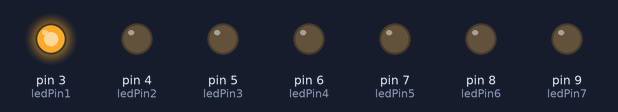
Bench run of a sketch on a simulated Arduino Uno, built with avr-gcc and run on an emulated ATmega328P. On the bench: output pins drawn as LEDs (lit = HIGH).

Above: at 0.2 s.
At 1.2 s:
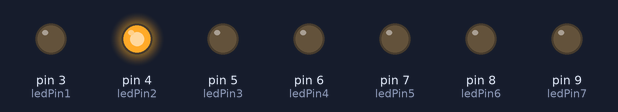
At 2.2 s:
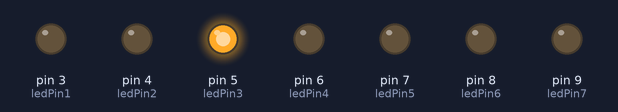
At 4.2 s:
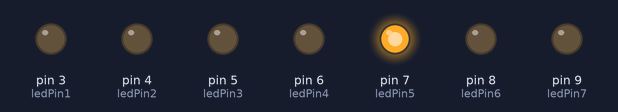
At 6.2 s:
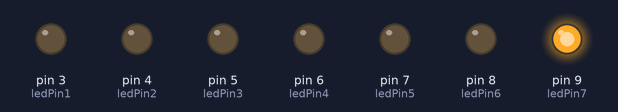
At 8.7 s:
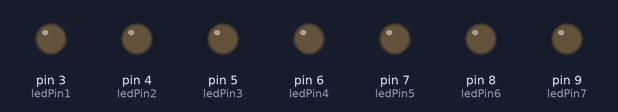
Timing chart, 0 to 9.1 s (numbered marks = the images above):
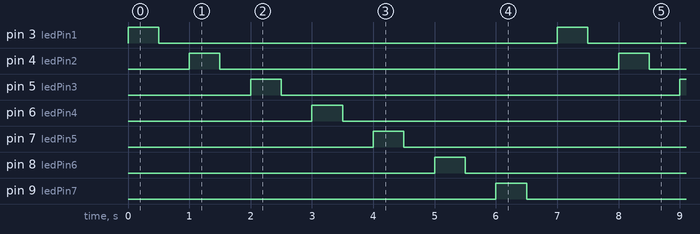

Measured:
- by itself, pin 3 (ledPin1), pin 4 (ledPin2), pin 5 (ledPin3), pin 6 (ledPin4), pin 7 (ledPin5), pin 8 (ledPin6), pin 9 (ledPin7): alternates HIGH for 0.50 s and LOW for 6.5 s
- by itself, everything shown: repeats every 7.0 s, in 14 steps

The sketch:

step2.ino
```cpp
int ledPin1 = 3;
int ledPin2 = 4;
int ledPin3 = 5;
int ledPin4 = 6;
int ledPin5 = 7;
int ledPin6 = 8;
int ledPin7 = 9;
int delayTime = 500;

void setup() {

  pinMode(ledPin1, OUTPUT);
  digitalWrite(ledPin1, LOW);

  pinMode(ledPin2, OUTPUT);
  digitalWrite(ledPin2, LOW);

  pinMode(ledPin3, OUTPUT);
  digitalWrite(ledPin3, LOW);

  pinMode(ledPin4, OUTPUT);
  digitalWrite(ledPin4, LOW);

  pinMode(ledPin5, OUTPUT);
  digitalWrite(ledPin5, LOW);

  pinMode(ledPin6, OUTPUT);
  digitalWrite(ledPin6, LOW);

  pinMode(ledPin7, OUTPUT);
  digitalWrite(ledPin7, LOW);

}

void loop() {

  digitalWrite(ledPin1, HIGH);
  delay(delayTime);
  digitalWrite(ledPin1, LOW);
  delay(delayTime);

  digitalWrite(ledPin2, HIGH);
  delay(delayTime);
  digitalWrite(ledPin2, LOW);
  delay(delayTime);

  digitalWrite(ledPin3, HIGH);
  delay(delayTime);
  digitalWrite(ledPin3, LOW);
  delay(delayTime);

  digitalWrite(ledPin4, HIGH);
  delay(delayTime);
  digitalWrite(ledPin4, LOW);
  delay(delayTime);

  digitalWrite(ledPin5, HIGH);
  delay(delayTime);
  digitalWrite(ledPin5, LOW);
  delay(delayTime);

  digitalWrite(ledPin6, HIGH);
  delay(delayTime);
  digitalWrite(ledPin6, LOW);
  delay(delayTime);

  digitalWrite(ledPin7, HIGH);
  delay(delayTime);
  digitalWrite(ledPin7, LOW);
  delay(delayTime);

}
```
